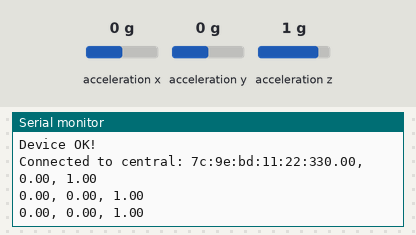
Bench run of a sketch on a simulated Arduino Nano 33 IoT. Shown: the last lines printed to the serial monitor. The test bench sets the inputs (shaded band); at power-on: acceleration x 0 g, acceleration y 0 g, acceleration z 1 g. Nothing arrives over Bluetooth unless stated; a phone connects over Bluetooth LE 3 s after start.

Above: at 4.3 s.
4.4 s: acceleration x set to -1.4 g
At 4.9 s:
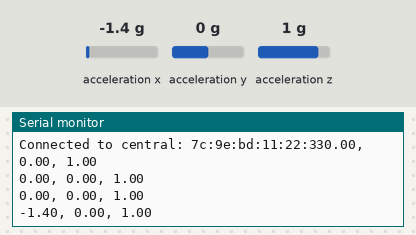
5.9 s: acceleration y set to -1.4 g
At 6.4 s:
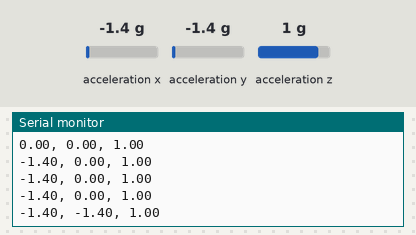
7.4 s: acceleration z set to -1.4 g
At 7.9 s:
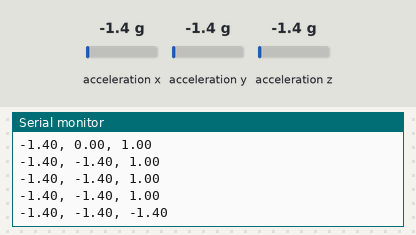

Measured:
- after the input at 4.4 s, the serial monitor: prints a new line after 0.10 s (image 1)
- after the input at 5.9 s, the serial monitor: prints a new line after 0.11 s (image 2)
- after the input at 7.4 s, the serial monitor: prints a new line after 0.11 s (image 3)

The sketch:

sketch_dec31a.ino
```cpp
  #include "Wire.h"
  #include "LSM6DS3.h"
  #include <ArduinoBLE.h>

  BLEService service("e7ba2b08-cd66-4c00-8dff-97b1046afb7c");
  BLEStringCharacteristic characteristic("c9359722-ccb2-4170-a5ee-dc64e96fd823", BLERead | BLENotify, 100);

  //Create a instance of class LSM6DS3
  LSM6DS3 myIMU(I2C_MODE, 0x6A);    //I2C device address 0x6A

  void setup() {
      // put your setup code here, to run once:
      Serial.begin(9600);

      setupBLE();
      while (!Serial);
      //Call .begin() to configure the IMUs
      if (myIMU.begin() != 0) {
          Serial.println("Device error");
      } else {
          Serial.println("Device OK!");
      }
  }

  void loop() {

    BLEDevice central = BLE.central();

    if(central){
      Serial.print("Connected to central: ");
      Serial.print(central.address());

      while(central.connected()){

        //Accelerometer
        String accelerometerStr = "";
        accelerometerStr.concat(myIMU.readFloatAccelX());
        accelerometerStr.concat(", ");
        accelerometerStr.concat(myIMU.readFloatAccelY());
        accelerometerStr.concat(", ");
        accelerometerStr.concat(myIMU.readFloatAccelZ());
        // accelerometerStr.concat("\n");
        Serial.println(accelerometerStr);
        characteristic.writeValue(accelerometerStr);
        // printBLE(accelerometerStr);

        delay(500);
      }

      Serial.print("Disonnected from central: ");
      Serial.print(central.address());
    }


  }

  void setupBLE(){
    if(!BLE.begin()){
        Serial.println("starting BLE failed");
        while(1);
      }

    BLE.setLocalName("Accelerometer");
    BLE.setAdvertisedService(service);
    service.addCharacteristic(characteristic);
    BLE.addService(service);
    BLE.advertise();
    Serial.println("Bluetooth is active waiting for connection...");
  }
```
